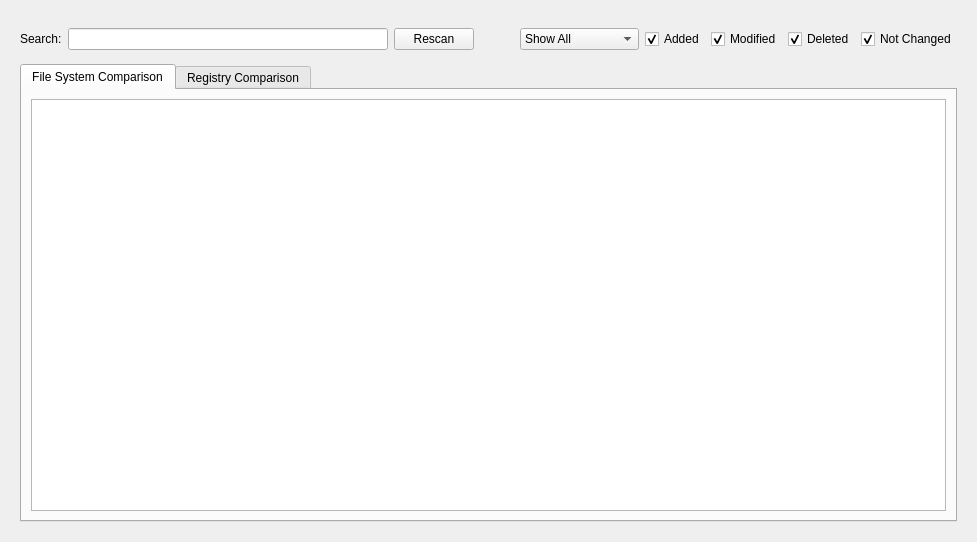
<?xml version="1.0" encoding="UTF-8"?>
<ui version="4.0">
 <class>compare_two_scans</class>
 <widget class="QWidget" name="compare_two_scans">
  <property name="geometry">
   <rect>
    <x>0</x>
    <y>0</y>
    <width>977</width>
    <height>542</height>
   </rect>
  </property>
  <property name="windowTitle">
   <string>Form</string>
  </property>
  <property name="styleSheet">
   <string notr="true">QSplitter::handle {
	border-right: 1px solid darkGray;
}

QWidget#splitter {
	border-top: 1px solid darkGray;
}</string>
  </property>
  <layout class="QGridLayout" name="gridLayout_4">
   <item row="0" column="0">
    <widget class="QWidget" name="widget" native="true">
     <layout class="QGridLayout" name="gridLayout_5">
      <item row="0" column="0">
       <widget class="QWidget" name="searchContainer" native="true">
        <layout class="QGridLayout" name="gridLayout">
         <property name="margin">
          <number>0</number>
         </property>
         <item row="0" column="0">
          <layout class="QHBoxLayout" name="horizontalLayout">
           <property name="spacing">
            <number>6</number>
           </property>
           <property name="leftMargin">
            <number>0</number>
           </property>
           <property name="topMargin">
            <number>8</number>
           </property>
           <property name="rightMargin">
            <number>0</number>
           </property>
           <property name="bottomMargin">
            <number>8</number>
           </property>
           <item>
            <widget class="QLabel" name="label">
             <property name="text">
              <string>Search:</string>
             </property>
            </widget>
           </item>
           <item>
            <widget class="QLineEdit" name="searchLineEdit">
             <property name="sizePolicy">
              <sizepolicy hsizetype="MinimumExpanding" vsizetype="Fixed">
               <horstretch>2</horstretch>
               <verstretch>0</verstretch>
              </sizepolicy>
             </property>
            </widget>
           </item>
           <item>
            <widget class="QPushButton" name="buttonRescan">
             <property name="text">
              <string>Rescan</string>
             </property>
            </widget>
           </item>
           <item>
            <spacer name="horizontalSpacer">
             <property name="orientation">
              <enum>Qt::Horizontal</enum>
             </property>
             <property name="sizeHint" stdset="0">
              <size>
               <width>40</width>
               <height>20</height>
              </size>
             </property>
            </spacer>
           </item>
           <item>
            <widget class="QComboBox" name="comboFiltering">
             <property name="sizeAdjustPolicy">
              <enum>QComboBox::AdjustToContentsOnFirstShow</enum>
             </property>
             <item>
              <property name="text">
               <string>Show All</string>
              </property>
             </item>
             <item>
              <property name="text">
               <string>Only Checked</string>
              </property>
             </item>
             <item>
              <property name="text">
               <string>Only Unchecked</string>
              </property>
             </item>
            </widget>
           </item>
           <item>
            <layout class="QHBoxLayout" name="horizontalLayout_2">
             <item>
              <widget class="QCheckBox" name="checkBoxAdded">
               <property name="text">
                <string>Added</string>
               </property>
               <property name="checked">
                <bool>true</bool>
               </property>
              </widget>
             </item>
             <item>
              <widget class="QCheckBox" name="checkBoxChanged">
               <property name="text">
                <string>Modified</string>
               </property>
               <property name="checked">
                <bool>true</bool>
               </property>
              </widget>
             </item>
             <item>
              <widget class="QCheckBox" name="checkBoxRemoved">
               <property name="text">
                <string>Deleted</string>
               </property>
               <property name="checked">
                <bool>true</bool>
               </property>
              </widget>
             </item>
             <item>
              <widget class="QCheckBox" name="checkBoxNotChanged">
               <property name="text">
                <string>Not Changed</string>
               </property>
               <property name="checked">
                <bool>true</bool>
               </property>
              </widget>
             </item>
            </layout>
           </item>
          </layout>
         </item>
        </layout>
       </widget>
      </item>
      <item row="1" column="0">
       <widget class="QTabWidget" name="tabWidget">
        <property name="currentIndex">
         <number>0</number>
        </property>
        <property name="documentMode">
         <bool>false</bool>
        </property>
        <widget class="QWidget" name="tabFileSystem">
         <attribute name="title">
          <string>File System Comparison</string>
         </attribute>
         <layout class="QGridLayout" name="gridLayout_2">
          <item row="0" column="0">
           <widget class="QTreeView" name="treeView">
            <property name="sizePolicy">
             <sizepolicy hsizetype="MinimumExpanding" vsizetype="MinimumExpanding">
              <horstretch>5</horstretch>
              <verstretch>0</verstretch>
             </sizepolicy>
            </property>
            <property name="contextMenuPolicy">
             <enum>Qt::CustomContextMenu</enum>
            </property>
            <property name="frameShape">
             <enum>QFrame::StyledPanel</enum>
            </property>
            <property name="frameShadow">
             <enum>QFrame::Plain</enum>
            </property>
            <property name="editTriggers">
             <set>QAbstractItemView::SelectedClicked</set>
            </property>
            <property name="showDropIndicator" stdset="0">
             <bool>false</bool>
            </property>
            <property name="alternatingRowColors">
             <bool>true</bool>
            </property>
            <property name="selectionMode">
             <enum>QAbstractItemView::ExtendedSelection</enum>
            </property>
            <property name="selectionBehavior">
             <enum>QAbstractItemView::SelectRows</enum>
            </property>
            <property name="iconSize">
             <size>
              <width>16</width>
              <height>16</height>
             </size>
            </property>
            <property name="textElideMode">
             <enum>Qt::ElideMiddle</enum>
            </property>
            <property name="verticalScrollMode">
             <enum>QAbstractItemView::ScrollPerPixel</enum>
            </property>
            <property name="horizontalScrollMode">
             <enum>QAbstractItemView::ScrollPerPixel</enum>
            </property>
            <property name="indentation">
             <number>12</number>
            </property>
            <property name="uniformRowHeights">
             <bool>true</bool>
            </property>
            <property name="sortingEnabled">
             <bool>true</bool>
            </property>
            <property name="animated">
             <bool>true</bool>
            </property>
            <property name="allColumnsShowFocus">
             <bool>true</bool>
            </property>
            <attribute name="headerDefaultSectionSize">
             <number>100</number>
            </attribute>
            <attribute name="headerHighlightSections">
             <bool>false</bool>
            </attribute>
            <attribute name="headerDefaultSectionSize">
             <number>100</number>
            </attribute>
            <attribute name="headerHighlightSections">
             <bool>false</bool>
            </attribute>
           </widget>
          </item>
         </layout>
        </widget>
        <widget class="QWidget" name="tabRegistry">
         <attribute name="title">
          <string>Registry Comparison</string>
         </attribute>
         <layout class="QGridLayout" name="gridLayout_3">
          <item row="0" column="0">
           <widget class="QTreeView" name="regView">
            <property name="sizePolicy">
             <sizepolicy hsizetype="MinimumExpanding" vsizetype="MinimumExpanding">
              <horstretch>5</horstretch>
              <verstretch>0</verstretch>
             </sizepolicy>
            </property>
            <property name="contextMenuPolicy">
             <enum>Qt::CustomContextMenu</enum>
            </property>
            <property name="frameShape">
             <enum>QFrame::StyledPanel</enum>
            </property>
            <property name="frameShadow">
             <enum>QFrame::Plain</enum>
            </property>
            <property name="editTriggers">
             <set>QAbstractItemView::SelectedClicked</set>
            </property>
            <property name="showDropIndicator" stdset="0">
             <bool>false</bool>
            </property>
            <property name="alternatingRowColors">
             <bool>true</bool>
            </property>
            <property name="selectionMode">
             <enum>QAbstractItemView::ExtendedSelection</enum>
            </property>
            <property name="selectionBehavior">
             <enum>QAbstractItemView::SelectRows</enum>
            </property>
            <property name="iconSize">
             <size>
              <width>16</width>
              <height>16</height>
             </size>
            </property>
            <property name="textElideMode">
             <enum>Qt::ElideMiddle</enum>
            </property>
            <property name="verticalScrollMode">
             <enum>QAbstractItemView::ScrollPerPixel</enum>
            </property>
            <property name="horizontalScrollMode">
             <enum>QAbstractItemView::ScrollPerPixel</enum>
            </property>
            <property name="indentation">
             <number>12</number>
            </property>
            <property name="uniformRowHeights">
             <bool>true</bool>
            </property>
            <property name="sortingEnabled">
             <bool>true</bool>
            </property>
            <property name="animated">
             <bool>true</bool>
            </property>
            <property name="allColumnsShowFocus">
             <bool>true</bool>
            </property>
            <attribute name="headerDefaultSectionSize">
             <number>100</number>
            </attribute>
            <attribute name="headerHighlightSections">
             <bool>false</bool>
            </attribute>
            <attribute name="headerDefaultSectionSize">
             <number>100</number>
            </attribute>
            <attribute name="headerHighlightSections">
             <bool>false</bool>
            </attribute>
           </widget>
          </item>
         </layout>
        </widget>
       </widget>
      </item>
     </layout>
    </widget>
   </item>
  </layout>
 </widget>
 <resources/>
 <connections/>
</ui>
